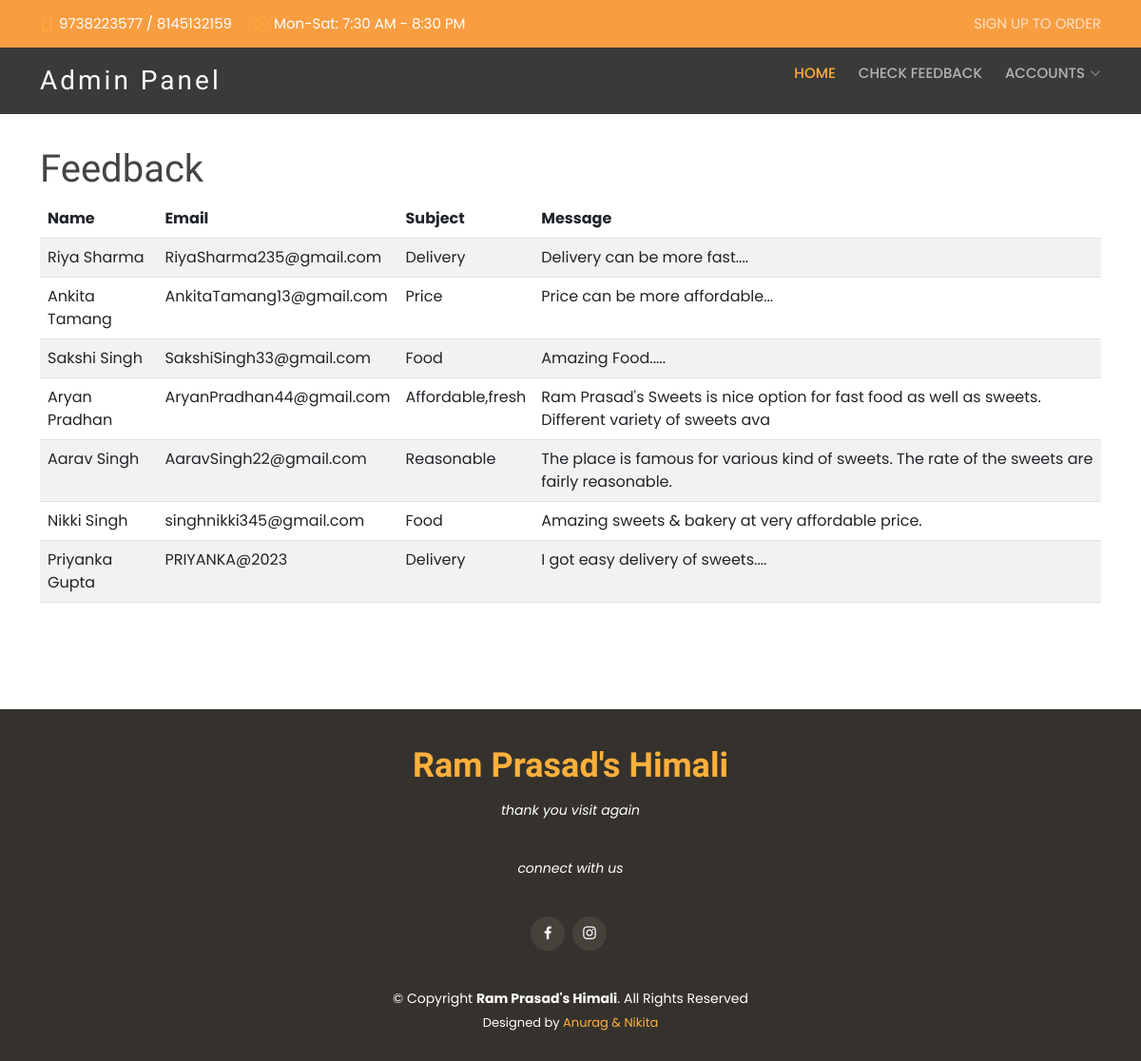
/con2.php, run on the app's committed database.
### tables this page shows
CREATE TABLE IF NOT EXISTS `contact` (
  `id` int NOT NULL AUTO_INCREMENT,
  `Name` varchar(50) NOT NULL,
  `Email` varchar(50) NOT NULL,
  `Subject` varchar(100) NOT NULL,
  `message` varchar(100) NOT NULL,
  PRIMARY KEY (`id`)
);

### con2.php (the view, shortened to what this page needs)
<!DOCTYPE html>
<html lang="en">
<head>
  <link href="assets/vendor/animate.css/animate.min.css" rel="stylesheet">
  <link href="assets/vendor/bootstrap/css/bootstrap.min.css" rel="stylesheet">
  <link href="assets/vendor/bootstrap-icons/bootstrap-icons.css" rel="stylesheet">
  <link href="assets/vendor/boxicons/css/boxicons.min.css" rel="stylesheet">
  <link href="assets/vendor/glightbox/css/glightbox.min.css" rel="stylesheet">
  <link href="assets/vendor/swiper/swiper-bundle.min.css" rel="stylesheet">
	<link href="assets/css/style.css" rel="stylesheet">
	<link href="assets/css/signup.css" rel="stylesheet">
	<?php include("templets/adminnav.php");?>
	<main id="main">
		<?php include("scripts/connect.php"); ?>
		<?php
$stmt = $db->prepare("SELECT `id`, `Name`, `Email`,`Subject`, `Message` FROM `contact`");
try{
$stmt->execute();
$rows = $stmt->fetchALL(PDO::FETCH_ASSOC);
}
catch(PDOException $e){
    echo $e->getMessage();
    $db = null;
}
?>
</head>
<body>
	<main id="main">
		<br>
		<br>
		<div class="container" style="margin-top:10px;">
			<table class="table table-striped">
				<br>
				<h1>Feedback</h1>
				<thead>
					<th>Name</th>
					<th>Email</th>
					<th>Subject</th>
					<th>Message</th>
				</thead>
				<tbody>
					<?php foreach($rows as $row):?>
					<tr>
						<td>
							<?php echo $row['Name']?>
						</td>
						<td>
							<?php echo $row['Email']?>
						</td>
						<td>
							<?php echo $row['Subject']?>
						</td>
						<td>
							<?php echo $row['Message']?>
						</td>
					</tr>
					<?php endforeach; ?>
				</tbody>
			</table>
		</div>
		<br>
<br>
		<?php include("templets/footer.php");?>
</body>
</html>

### assets/css/style.css (style rules this page uses)
body { font-family: "Poppins", sans-serif; color: #444444; }
h1, h2, h3, h4, h5, h6 { font-family: "Satisfy", sans-serif; }

### data on the page
contact: Name "Riya Sharma", Email "RiyaSharma235@gmail.com", Subject "Delivery", message "Delivery can be more fast...."
contact: Name "Ankita Tamang", Email "AnkitaTamang13@gmail.com", Subject "Price", message "Price can be more affordable..."
contact: Name "Sakshi Singh", Email "SakshiSingh33@gmail.com", Subject "Food", message "Amazing Food....."
contact: Name "Aryan Pradhan", Email "AryanPradhan44@gmail.com", Subject "Affordable,fresh", message "Ram Prasad's Sweets is nice option for fast food as well as sweets. Different variety of sweets ava"
contact: Name "Aarav Singh", Email "AaravSingh22@gmail.com", Subject "Reasonable", message "The place is famous for various kind of sweets. The rate of the sweets are fairly reasonable."
contact: Name "Nikki Singh", Email "singhnikki345@gmail.com", Subject "Food", message "Amazing sweets & bakery at very affordable price."
contact: Name "Priyanka Gupta", Email "PRIYANKA@2023", Subject "Delivery", message "I got easy delivery of sweets...."
